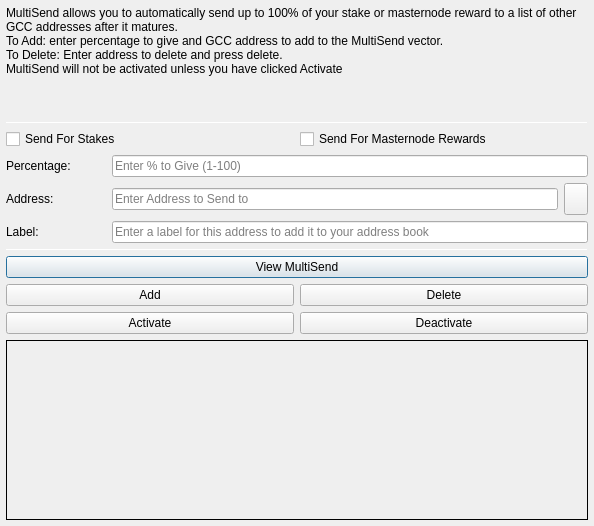
<?xml version="1.0" encoding="UTF-8"?>
<ui version="4.0">
 <class>MultiSendDialog</class>
 <widget class="QDialog" name="MultiSendDialog">
  <property name="windowModality">
   <enum>Qt::NonModal</enum>
  </property>
  <property name="geometry">
   <rect>
    <x>0</x>
    <y>0</y>
    <width>594</width>
    <height>526</height>
   </rect>
  </property>
  <property name="windowTitle">
   <string>MultiSend</string>
  </property>
  <layout class="QVBoxLayout" name="verticalLayout" stretch="0">
   <property name="leftMargin">
    <number>6</number>
   </property>
   <property name="topMargin">
    <number>6</number>
   </property>
   <property name="rightMargin">
    <number>6</number>
   </property>
   <property name="bottomMargin">
    <number>6</number>
   </property>
   <item>
    <layout class="QVBoxLayout" name="verticalLayout_Main" stretch="1,1,1,0,1,1,1">
     <item>
      <widget class="QLabel" name="label_2">
       <property name="lineWidth">
        <number>1</number>
       </property>
       <property name="text">
        <string>MultiSend allows you to automatically send up to 100% of your stake or masternode reward to a list of other GCC addresses after it matures.
To Add: enter percentage to give and GCC address to add to the MultiSend vector.
To Delete: Enter address to delete and press delete.
MultiSend will not be activated unless you have clicked Activate</string>
       </property>
       <property name="alignment">
        <set>Qt::AlignLeading|Qt::AlignLeft|Qt::AlignTop</set>
       </property>
       <property name="wordWrap">
        <bool>true</bool>
       </property>
      </widget>
     </item>
     <item>
      <widget class="Line" name="line">
       <property name="minimumSize">
        <size>
         <width>0</width>
         <height>1</height>
        </size>
       </property>
       <property name="maximumSize">
        <size>
         <width>16777215</width>
         <height>1</height>
        </size>
       </property>
       <property name="orientation">
        <enum>Qt::Horizontal</enum>
       </property>
      </widget>
     </item>
     <item>
      <layout class="QVBoxLayout" name="verticalLayout_Settings">
       <item>
        <layout class="QHBoxLayout" name="horizontalLayout">
         <item>
          <widget class="QCheckBox" name="multiSendStakeCheckBox">
           <property name="text">
            <string>Send For Stakes</string>
           </property>
          </widget>
         </item>
         <item>
          <widget class="QCheckBox" name="multiSendMasternodeCheckBox">
           <property name="text">
            <string>Send For Masternode Rewards</string>
           </property>
          </widget>
         </item>
        </layout>
       </item>
       <item>
        <layout class="QHBoxLayout" name="horizontalLayout_6">
         <item>
          <widget class="QLabel" name="label">
           <property name="minimumSize">
            <size>
             <width>100</width>
             <height>0</height>
            </size>
           </property>
           <property name="toolTip">
            <string>Percentage of stake to send</string>
           </property>
           <property name="text">
            <string>Percentage:</string>
           </property>
          </widget>
         </item>
         <item>
          <widget class="QLineEdit" name="multiSendPercentEdit">
           <property name="toolTip">
            <string>Enter whole numbers 1 - 100</string>
           </property>
           <property name="placeholderText">
            <string>Enter % to Give (1-100)</string>
           </property>
          </widget>
         </item>
        </layout>
       </item>
       <item>
        <layout class="QHBoxLayout" name="horizontalLayout_7">
         <item>
          <widget class="QLabel" name="label_5">
           <property name="minimumSize">
            <size>
             <width>100</width>
             <height>0</height>
            </size>
           </property>
           <property name="toolTip">
            <string>Address to send portion of stake to</string>
           </property>
           <property name="text">
            <string>Address:</string>
           </property>
          </widget>
         </item>
         <item>
          <widget class="QLineEdit" name="multiSendAddressEdit">
           <property name="toolTip">
            <string/>
           </property>
           <property name="placeholderText">
            <string>Enter Address to Send to</string>
           </property>
          </widget>
         </item>
         <item>
          <widget class="QToolButton" name="addressBookButton">
           <property name="maximumSize">
            <size>
             <width>16777215</width>
             <height>32</height>
            </size>
           </property>
           <property name="toolTip">
            <string>Choose an address from the address book</string>
           </property>
           <property name="text">
            <string/>
           </property>
           <property name="icon">
            <iconset resource="../greencity.qrc">
             <normaloff>:/icons/address-book</normaloff>:/icons/address-book</iconset>
           </property>
           <property name="shortcut">
            <string>Alt+A</string>
           </property>
          </widget>
         </item>
        </layout>
       </item>
      </layout>
     </item>
     <item>
      <layout class="QHBoxLayout" name="horizontalLayout_3">
       <item>
        <widget class="QLabel" name="label_3">
         <property name="minimumSize">
          <size>
           <width>100</width>
           <height>0</height>
          </size>
         </property>
         <property name="text">
          <string>Label:</string>
         </property>
        </widget>
       </item>
       <item>
        <widget class="QLineEdit" name="labelAddressLabelEdit">
         <property name="placeholderText">
          <string>Enter a label for this address to add it to your address book</string>
         </property>
        </widget>
       </item>
      </layout>
     </item>
     <item>
      <widget class="Line" name="line_2">
       <property name="minimumSize">
        <size>
         <width>0</width>
         <height>1</height>
        </size>
       </property>
       <property name="maximumSize">
        <size>
         <width>16777215</width>
         <height>1</height>
        </size>
       </property>
       <property name="orientation">
        <enum>Qt::Horizontal</enum>
       </property>
      </widget>
     </item>
     <item>
      <layout class="QVBoxLayout" name="verticalLayout_Buttons">
       <item>
        <layout class="QHBoxLayout" name="horizontalLayout_4">
         <item>
          <widget class="QPushButton" name="viewButton">
           <property name="toolTip">
            <string/>
           </property>
           <property name="statusTip">
            <string>View MultiSend Vector</string>
           </property>
           <property name="text">
            <string>View MultiSend</string>
           </property>
          </widget>
         </item>
        </layout>
       </item>
       <item>
        <layout class="QHBoxLayout" name="horizontalLayout_2">
         <item>
          <widget class="QPushButton" name="addButton">
           <property name="toolTip">
            <string/>
           </property>
           <property name="statusTip">
            <string>Add to MultiSend Vector</string>
           </property>
           <property name="text">
            <string>Add</string>
           </property>
          </widget>
         </item>
         <item>
          <widget class="QPushButton" name="deleteButton">
           <property name="toolTip">
            <string/>
           </property>
           <property name="statusTip">
            <string>Delete Address From MultiSend Vector</string>
           </property>
           <property name="text">
            <string>Delete</string>
           </property>
          </widget>
         </item>
        </layout>
       </item>
       <item>
        <layout class="QHBoxLayout" name="horizontalLayout_5">
         <item>
          <widget class="QPushButton" name="activateButton">
           <property name="statusTip">
            <string>Activate MultiSend</string>
           </property>
           <property name="text">
            <string>Activate</string>
           </property>
          </widget>
         </item>
         <item>
          <widget class="QPushButton" name="disableButton">
           <property name="statusTip">
            <string>Deactivate MultiSend</string>
           </property>
           <property name="text">
            <string>Deactivate</string>
           </property>
          </widget>
         </item>
        </layout>
       </item>
      </layout>
     </item>
     <item>
      <widget class="QLabel" name="message">
       <property name="minimumSize">
        <size>
         <width>0</width>
         <height>180</height>
        </size>
       </property>
       <property name="frameShape">
        <enum>QFrame::Panel</enum>
       </property>
       <property name="frameShadow">
        <enum>QFrame::Plain</enum>
       </property>
       <property name="lineWidth">
        <number>1</number>
       </property>
       <property name="midLineWidth">
        <number>1</number>
       </property>
       <property name="text">
        <string/>
       </property>
       <property name="alignment">
        <set>Qt::AlignLeading|Qt::AlignLeft|Qt::AlignTop</set>
       </property>
       <property name="wordWrap">
        <bool>true</bool>
       </property>
      </widget>
     </item>
    </layout>
   </item>
  </layout>
 </widget>
 <resources>
  <include location="../greencity.qrc"/>
 </resources>
 <connections/>
</ui>
